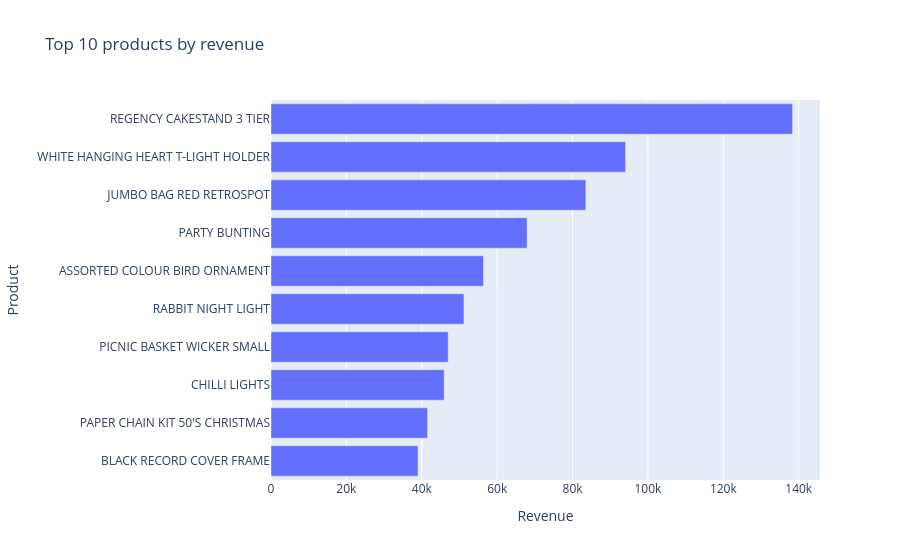

The code cell stored with this chart in its notebook:
### Markdown cell above
### Q1. Which products generate the highest revenue?

### Code cell
product_revenue = (
    sales_df.groupby(["product_id", "stock_code", "description"])
    .agg(revenue=("revenue", "sum"), quantity=("quantity", "sum"), orders=("order_id", "nunique"))
    .reset_index()
    .sort_values("revenue", ascending=False)
)
top_products_revenue = product_revenue.head(10)
display(top_products_revenue)

fig = px.bar(
    top_products_revenue.sort_values("revenue"),
    x="revenue",
    y="description",
    orientation="h",
    title="Top 10 products by revenue",
    labels={"revenue": "Revenue", "description": "Product"},
)
fig.show()

### Figure 1 — Plotly figure (JSON) as saved in the notebook; plotly's stock layout.template omitted (floating-point values rounded to 4 significant figures)
{"data": [{"hovertemplate": "Revenue=%{x}<br>Product=%{y}<extra></extra>", "legendgroup": "", "marker": {"color": "#636efa", "pattern": {"shape": ""}}, "name": "", "orientation": "h", "showlegend": false, "textposition": "auto", "type": "bar", "x": [39000.0, 41540.0, 45930.0, 47000.0, 51190.0, 56360.0, 67950.0, 83530.0, 94070.0, 138400.0], "xaxis": "x", "y": ["BLACK RECORD COVER FRAME", "PAPER CHAIN KIT 50'S CHRISTMAS", "CHILLI LIGHTS", "PICNIC BASKET WICKER SMALL", "RABBIT NIGHT LIGHT", "ASSORTED COLOUR BIRD ORNAMENT", "PARTY BUNTING", "JUMBO BAG RED RETROSPOT", "WHITE HANGING HEART T-LIGHT HOLDER", "REGENCY CAKESTAND 3 TIER"], "yaxis": "y"}], "layout": {"barmode": "relative", "legend": {"tracegroupgap": 0}, "title": {"text": "Top 10 products by revenue"}, "xaxis": {"anchor": "y", "domain": [0, 1], "title": {"text": "Revenue"}}, "yaxis": {"anchor": "x", "domain": [0, 1], "title": {"text": "Product"}}}}
